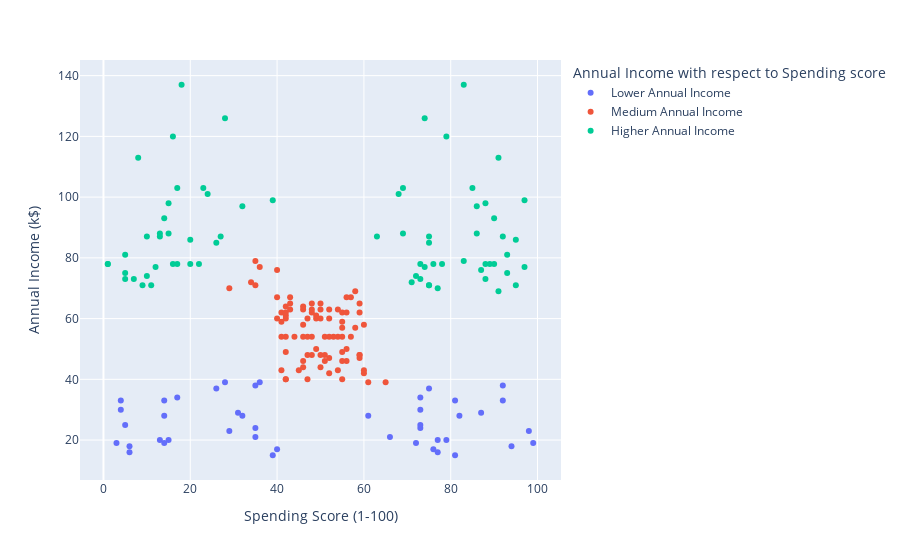

Notebook code cell kept with this figure:
### Code cell
fig = px.scatter(df_2,x='Spending Score (1-100)',y='Annual Income (k$)',color='Annual Income with respect to Spending score')
fig.show()

### Figure 1 — Plotly figure (JSON) as saved in the notebook; plotly's stock layout.template omitted (floating-point values rounded to 4 significant figures)
{"data": [{"hovertemplate": "Annual Income with respect to Spending score=Lower Annual Income<br>Spending Score (1-100)=%{x}<br>Annual Income (k$)=%{y}<extra></extra>", "legendgroup": "Lower Annual Income", "marker": {"color": "#636efa", "symbol": "circle"}, "mode": "markers", "name": "Lower Annual Income", "orientation": "v", "showlegend": true, "type": "scatter", "x": [39, 81, 6, 77, 40, 76, 6, 94, 3, 72, 14, 99, 15, 77, 13, 79, 35, 66, 29, 98, 35, 73, 5, 73, 14, 82, 32, 61, 31, 87, 4, 73, 4, 92, 14, 81, 17, 73, 26, 75, 35, 92, 36, 28], "xaxis": "x", "y": [15, 15, 16, 16, 17, 17, 18, 18, 19, 19, 19, 19, 20, 20, 20, 20, 21, 21, 23, 23, 24, 24, 25, 25, 28, 28, 28, 28, 29, 29, 30, 30, 33, 33, 33, 33, 34, 34, 37, 37, 38, 38, 39, 39], "yaxis": "y"}, {"hovertemplate": "Annual Income with respect to Spending score=Medium Annual Income<br>Spending Score (1-100)=%{x}<br>Annual Income (k$)=%{y}<extra></extra>", "legendgroup": "Medium Annual Income", "marker": {"color": "#EF553B", "symbol": "circle"}, "mode": "markers", "name": "Medium Annual Income", "orientation": "v", "showlegend": true, "type": "scatter", "x": [61, 65, 55, 47, 42, 42, 52, 60, 54, 60, 45, 41, 50, 46, 51, 46, 56, 55, 52, 59, 51, 59, 50, 48, 59, 47, 55, 42, 49, 56, 47, 54, 53, 48, 52, 42, 51, 55, 41, 44, 57, 46, 58, 55, 60, 46, 55, 41, 49, 40, 42, 52, 47, 50, 42, 49, 41, 48, 59, 55, 56, 42, 50, 46, 43, 48, 52, 54, 42, 46, 48, 50, 43, 59, 43, 57, 56, 40, 58, 29, 35, 34, 40, 36, 35], "xaxis": "x", "y": [39, 39, 40, 40, 40, 40, 42, 42, 43, 43, 43, 43, 44, 44, 46, 46, 46, 46, 47, 47, 48, 48, 48, 48, 48, 48, 49, 49, 50, 50, 54, 54, 54, 54, 54, 54, 54, 54, 54, 54, 54, 54, 57, 57, 58, 58, 59, 59, 60, 60, 60, 60, 60, 60, 61, 61, 62, 62, 62, 62, 62, 62, 63, 63, 63, 63, 63, 63, 64, 64, 65, 65, 65, 65, 67, 67, 67, 67, 69, 70, 71, 72, 76, 77, 79], "yaxis": "y"}, {"hovertemplate": "Annual Income with respect to Spending score=Higher Annual Income<br>Spending Score (1-100)=%{x}<br>Annual Income (k$)=%{y}<extra></extra>", "legendgroup": "Higher Annual Income", "marker": {"color": "#00cc96", "symbol": "circle"}, "mode": "markers", "name": "Higher Annual Income", "orientation": "v", "showlegend": true, "type": "scatter", "x": [91, 77, 95, 11, 75, 9, 75, 71, 5, 88, 7, 73, 10, 72, 5, 93, 87, 12, 97, 74, 22, 90, 17, 88, 20, 76, 16, 89, 1, 78, 1, 73, 83, 5, 93, 26, 75, 20, 95, 27, 63, 13, 75, 10, 92, 13, 86, 15, 69, 14, 90, 32, 86, 15, 88, 39, 97, 24, 68, 17, 85, 23, 69, 8, 91, 16, 79, 28, 74, 18, 83], "xaxis": "x", "y": [69, 70, 71, 71, 71, 71, 71, 72, 73, 73, 73, 73, 74, 74, 75, 75, 76, 77, 77, 77, 78, 78, 78, 78, 78, 78, 78, 78, 78, 78, 78, 78, 79, 81, 81, 85, 85, 86, 86, 87, 87, 87, 87, 87, 87, 88, 88, 88, 88, 93, 93, 97, 97, 98, 98, 99, 99, 101, 101, 103, 103, 103, 103, 113, 113, 120, 120, 126, 126, 137, 137], "yaxis": "y"}], "layout": {"legend": {"title": {"text": "Annual Income with respect to Spending score"}, "tracegroupgap": 0}, "margin": {"t": 60}, "xaxis": {"anchor": "y", "domain": [0, 1], "title": {"text": "Spending Score (1-100)"}}, "yaxis": {"anchor": "x", "domain": [0, 1], "title": {"text": "Annual Income (k$)"}}}}
